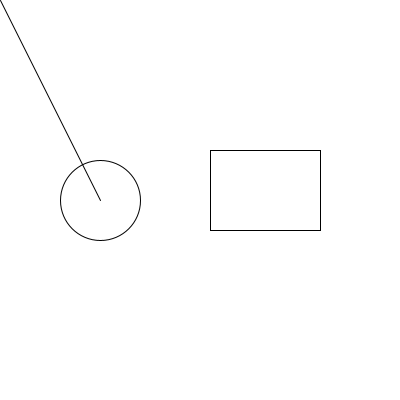
Frame 1 (no input)
Frame 60 (the mouse pressed at the canvas centre just before this capture): identical to frame 1, image omitted
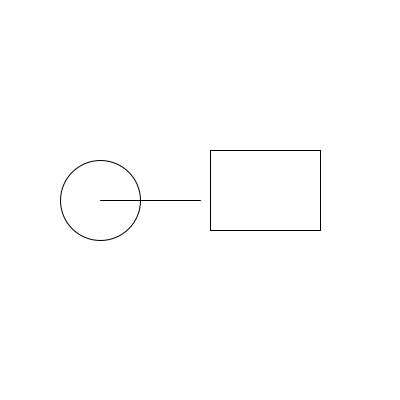
Frame 120 (the mouse held since frame 60 and released just before this capture)

The Processing sketch that drew these frames (run headless with seeded random() and noise(); from frame 60 on, the mouse is pressed at the canvas centre):

// Processing sketch: sketch_230425b_colision_con_circulo_dist
// ── sketch_230425b_colision_con_circulo_dist.pde
void setup() {
  size(400, 400);
}

void draw() {
  background(255);

  ellipse(100, 200, 80, 80);
  line( 100, 200, mouseX, mouseY);

  rect( 210, 150, 110, 80);
}

void mousePressed() {
  if (  dist( mouseX, mouseY, 100, 200)<40 )  {
    //hice click en el circulo
    //centrado en 100,200 de radio 40
    println("click en el círculo");
  }
}
